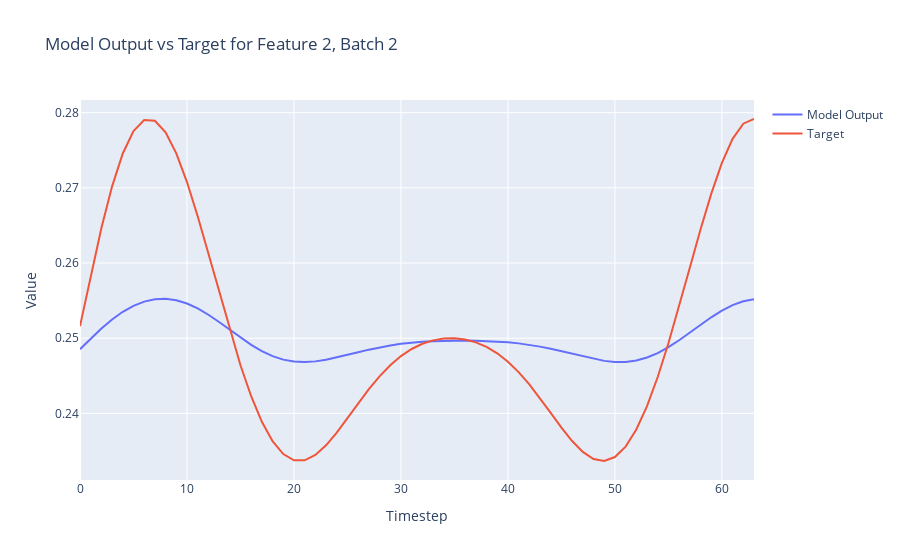

Notebook code for this chart:
### Code cell
import plotly.graph_objects as go

def plot_model_output_vs_target(model_outputs, targets, batch_index=0, feature_index=0):
    # Extract the specified feature for the given batch from both the model outputs and targets
    model_output_series = model_outputs[batch_index, :, feature_index].detach().numpy()
    target_series = targets[batch_index, :, feature_index].numpy()
    
    # Create a range for the x-axis (timesteps)
    timesteps = list(range(model_output_series.shape[0]))
    
    # Create traces
    model_trace = go.Scatter(x=timesteps, y=model_output_series, mode='lines', name='Model Output')
    target_trace = go.Scatter(x=timesteps, y=target_series, mode='lines', name='Target')
    
    # Create the figure and add traces
    fig = go.Figure()
    fig.add_trace(model_trace)
    fig.add_trace(target_trace)
    
    # Add title and labels
    fig.update_layout(title=f'Model Output vs Target for Feature {feature_index}, Batch {batch_index}',
                      xaxis_title='Timestep',
                      yaxis_title='Value')
    
    # Show the figure
    fig.show()

# Assuming `y` and `Y` are your model outputs and targets, respectively
# Adjust batch_index and feature_index as needed
plot_model_output_vs_target(outputs, Y, batch_index=2, feature_index=2)

### Figure 1 — Plotly figure (JSON) as saved in the notebook; plotly's stock layout.template omitted (floating-point values rounded to 4 significant figures)
{"data": [{"mode": "lines", "name": "Model Output", "type": "scatter", "x": [0, 1, 2, 3, 4, 5, 6, 7, 8, 9, 10, 11, 12, 13, 14, 15, 16, 17, 18, 19, 20, 21, 22, 23, 24, 25, 26, 27, 28, 29, 30, 31, 32, 33, 34, 35, 36, 37, 38, 39, 40, 41, 42, 43, 44, 45, 46, 47, 48, 49, 50, 51, 52, 53, 54, 55, 56, 57, 58, 59, 60, 61, 62, 63], "y": [0.2485, 0.2499, 0.2513, 0.2525, 0.2535, 0.2543, 0.2549, 0.2552, 0.2552, 0.255, 0.2546, 0.254, 0.2531, 0.2522, 0.2511, 0.2501, 0.2491, 0.2483, 0.2476, 0.2472, 0.2469, 0.2468, 0.2469, 0.2471, 0.2474, 0.2478, 0.2481, 0.2485, 0.2488, 0.249, 0.2492, 0.2494, 0.2495, 0.2496, 0.2497, 0.2497, 0.2497, 0.2497, 0.2496, 0.2496, 0.2495, 0.2493, 0.2491, 0.2489, 0.2486, 0.2483, 0.2479, 0.2476, 0.2472, 0.247, 0.2468, 0.2468, 0.247, 0.2474, 0.248, 0.2488, 0.2497, 0.2507, 0.2518, 0.2528, 0.2537, 0.2544, 0.2549, 0.2552]}, {"mode": "lines", "name": "Target", "type": "scatter", "x": [0, 1, 2, 3, 4, 5, 6, 7, 8, 9, 10, 11, 12, 13, 14, 15, 16, 17, 18, 19, 20, 21, 22, 23, 24, 25, 26, 27, 28, 29, 30, 31, 32, 33, 34, 35, 36, 37, 38, 39, 40, 41, 42, 43, 44, 45, 46, 47, 48, 49, 50, 51, 52, 53, 54, 55, 56, 57, 58, 59, 60, 61, 62, 63], "y": [0.2516, 0.2583, 0.2647, 0.2702, 0.2746, 0.2776, 0.279, 0.2789, 0.2774, 0.2746, 0.2708, 0.2662, 0.2612, 0.2561, 0.2511, 0.2464, 0.2423, 0.2389, 0.2363, 0.2346, 0.2338, 0.2338, 0.2345, 0.2357, 0.2374, 0.2393, 0.2413, 0.2432, 0.2449, 0.2464, 0.2476, 0.2486, 0.2493, 0.2497, 0.25, 0.25, 0.2498, 0.2494, 0.2488, 0.248, 0.2469, 0.2455, 0.2439, 0.242, 0.2401, 0.2381, 0.2363, 0.2349, 0.2339, 0.2337, 0.2342, 0.2356, 0.2378, 0.241, 0.2448, 0.2493, 0.2543, 0.2594, 0.2645, 0.2692, 0.2733, 0.2765, 0.2785, 0.2792]}], "layout": {"title": {"text": "Model Output vs Target for Feature 2, Batch 2"}, "xaxis": {"title": {"text": "Timestep"}}, "yaxis": {"title": {"text": "Value"}}}}
